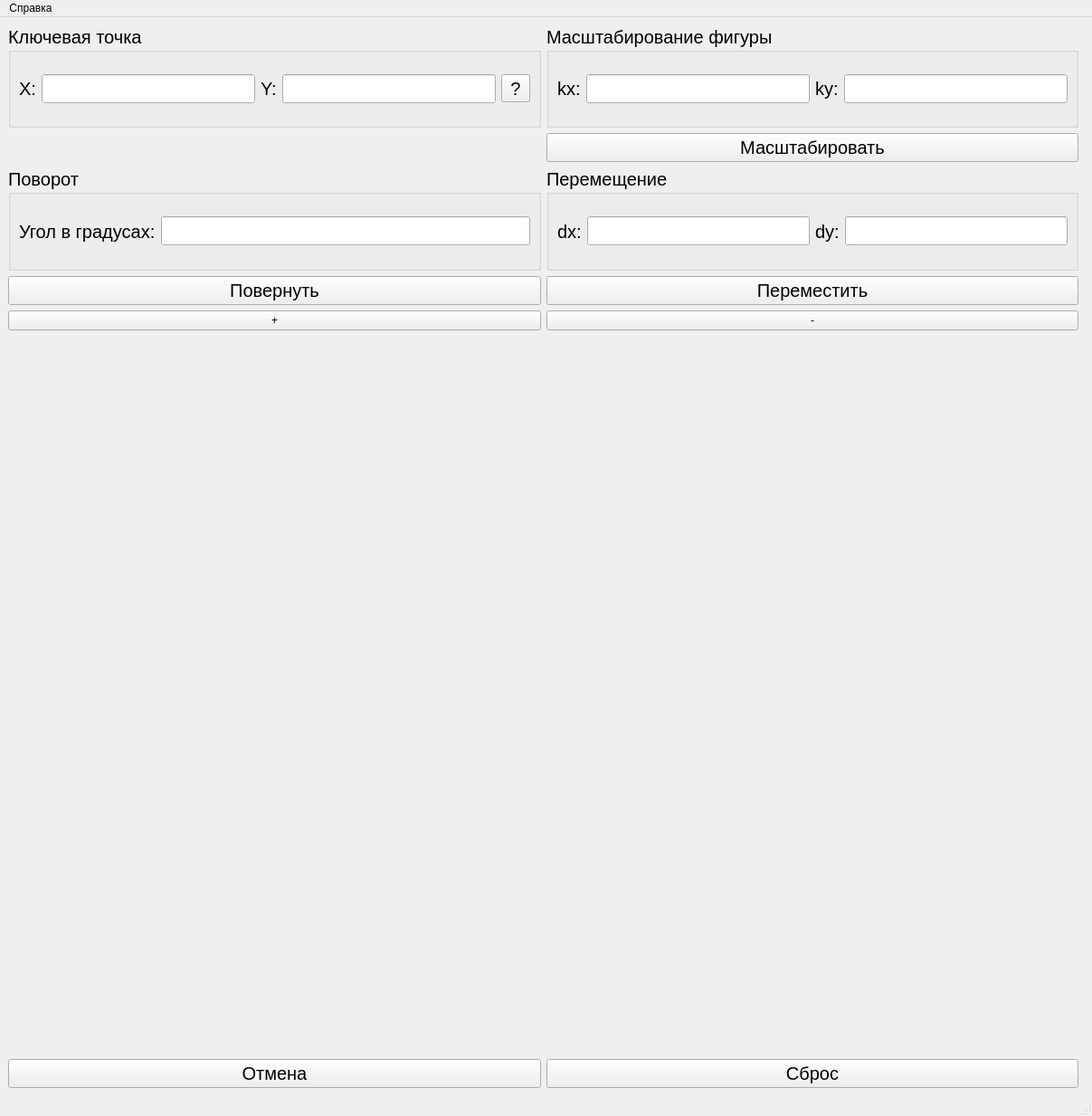
<?xml version="1.0" encoding="UTF-8"?>
<ui version="4.0">
 <class>MainWindow</class>
 <widget class="QMainWindow" name="MainWindow">
  <property name="geometry">
   <rect>
    <x>0</x>
    <y>0</y>
    <width>1207</width>
    <height>1233</height>
   </rect>
  </property>
  <property name="windowTitle">
   <string>MainWindow</string>
  </property>
  <widget class="QWidget" name="centralwidget">
   <layout class="QGridLayout" name="gridLayout">
    <item row="5" column="0">
     <widget class="QGroupBox" name="turnGroupBox">
      <property name="font">
       <font>
        <pointsize>15</pointsize>
       </font>
      </property>
      <property name="title">
       <string>Поворот</string>
      </property>
      <layout class="QHBoxLayout" name="horizontalLayout_2">
       <item>
        <widget class="QLabel" name="label_14">
         <property name="text">
          <string>Угол в градусах:</string>
         </property>
        </widget>
       </item>
       <item>
        <widget class="QLineEdit" name="angleLineEdit"/>
       </item>
      </layout>
     </widget>
    </item>
    <item row="1" column="1">
     <widget class="QPushButton" name="scaleButton">
      <property name="font">
       <font>
        <pointsize>15</pointsize>
       </font>
      </property>
      <property name="text">
       <string>Масштабировать</string>
      </property>
     </widget>
    </item>
    <item row="0" column="1">
     <widget class="QGroupBox" name="scalegroupBox">
      <property name="font">
       <font>
        <pointsize>15</pointsize>
       </font>
      </property>
      <property name="title">
       <string>Масштабирование фигуры</string>
      </property>
      <layout class="QHBoxLayout" name="horizontalLayout_3">
       <item>
        <widget class="QLabel" name="label_15">
         <property name="text">
          <string>kx:</string>
         </property>
        </widget>
       </item>
       <item>
        <widget class="QLineEdit" name="kxLineEdit"/>
       </item>
       <item>
        <widget class="QLabel" name="label_16">
         <property name="text">
          <string>ky:</string>
         </property>
        </widget>
       </item>
       <item>
        <widget class="QLineEdit" name="kyLineEdit"/>
       </item>
      </layout>
     </widget>
    </item>
    <item row="6" column="1">
     <widget class="QPushButton" name="moveButton">
      <property name="font">
       <font>
        <pointsize>15</pointsize>
       </font>
      </property>
      <property name="text">
       <string>Переместить</string>
      </property>
     </widget>
    </item>
    <item row="6" column="0">
     <widget class="QPushButton" name="rotateButton">
      <property name="font">
       <font>
        <pointsize>15</pointsize>
       </font>
      </property>
      <property name="text">
       <string>Повернуть</string>
      </property>
      <property name="shortcut">
       <string>Ctrl+S</string>
      </property>
     </widget>
    </item>
    <item row="0" column="0">
     <widget class="QGroupBox" name="pointGroupBox">
      <property name="font">
       <font>
        <pointsize>15</pointsize>
       </font>
      </property>
      <property name="title">
       <string>Ключевая точка</string>
      </property>
      <layout class="QHBoxLayout" name="horizontalLayout">
       <item>
        <widget class="QLabel" name="label_3">
         <property name="text">
          <string>X:</string>
         </property>
        </widget>
       </item>
       <item>
        <widget class="QLineEdit" name="xLineEdit">
         <property name="autoFillBackground">
          <bool>true</bool>
         </property>
         <property name="text">
          <string/>
         </property>
         <property name="dragEnabled">
          <bool>false</bool>
         </property>
        </widget>
       </item>
       <item>
        <widget class="QLabel" name="label_4">
         <property name="text">
          <string>Y:</string>
         </property>
        </widget>
       </item>
       <item>
        <widget class="QLineEdit" name="yLineEdit"/>
       </item>
       <item>
        <widget class="QToolButton" name="pointButton">
         <property name="text">
          <string>?</string>
         </property>
         <property name="shortcut">
          <string>Ctrl+7</string>
         </property>
        </widget>
       </item>
      </layout>
     </widget>
    </item>
    <item row="15" column="0">
     <widget class="QPushButton" name="cancelButton">
      <property name="font">
       <font>
        <pointsize>15</pointsize>
       </font>
      </property>
      <property name="text">
       <string>Отмена</string>
      </property>
      <property name="shortcut">
       <string>Ctrl+Z</string>
      </property>
     </widget>
    </item>
    <item row="5" column="1">
     <widget class="QGroupBox" name="moveGroupBox">
      <property name="font">
       <font>
        <pointsize>15</pointsize>
       </font>
      </property>
      <property name="title">
       <string>Перемещение</string>
      </property>
      <layout class="QHBoxLayout" name="horizontalLayout_4">
       <item>
        <widget class="QLabel" name="label_17">
         <property name="text">
          <string>dx:</string>
         </property>
        </widget>
       </item>
       <item>
        <widget class="QLineEdit" name="dxLineEdit"/>
       </item>
       <item>
        <widget class="QLabel" name="label_18">
         <property name="text">
          <string>dy:</string>
         </property>
        </widget>
       </item>
       <item>
        <widget class="QLineEdit" name="dyLineEdit"/>
       </item>
      </layout>
     </widget>
    </item>
    <item row="8" column="0" rowspan="7" colspan="3">
     <widget class="QWidget" name="canvasWidget" native="true"/>
    </item>
    <item row="15" column="1">
     <widget class="QPushButton" name="restartButton">
      <property name="font">
       <font>
        <pointsize>15</pointsize>
       </font>
      </property>
      <property name="text">
       <string>Сброс</string>
      </property>
      <property name="shortcut">
       <string>Ctrl+R</string>
      </property>
     </widget>
    </item>
    <item row="7" column="0">
     <widget class="QPushButton" name="plusButton">
      <property name="text">
       <string>+</string>
      </property>
      <property name="shortcut">
       <string>Ctrl+=</string>
      </property>
     </widget>
    </item>
    <item row="7" column="1">
     <widget class="QPushButton" name="minusButton">
      <property name="text">
       <string>-</string>
      </property>
      <property name="shortcut">
       <string>Ctrl+-</string>
      </property>
     </widget>
    </item>
   </layout>
  </widget>
  <widget class="QMenuBar" name="menubar">
   <property name="geometry">
    <rect>
     <x>0</x>
     <y>0</y>
     <width>1207</width>
     <height>25</height>
    </rect>
   </property>
   <widget class="QMenu" name="menu">
    <property name="font">
     <font>
      <pointsize>15</pointsize>
     </font>
    </property>
    <property name="title">
     <string>Справка</string>
    </property>
    <addaction name="authorInfo"/>
    <addaction name="progInfo"/>
    <addaction name="separator"/>
    <addaction name="exit"/>
   </widget>
   <addaction name="menu"/>
  </widget>
  <widget class="QStatusBar" name="statusbar"/>
  <action name="authorInfo">
   <property name="text">
    <string>Об авторе</string>
   </property>
   <property name="font">
    <font>
     <pointsize>15</pointsize>
    </font>
   </property>
  </action>
  <action name="progInfo">
   <property name="text">
    <string>О программе</string>
   </property>
   <property name="font">
    <font>
     <pointsize>15</pointsize>
    </font>
   </property>
  </action>
  <action name="exit">
   <property name="text">
    <string>Выход</string>
   </property>
   <property name="font">
    <font>
     <pointsize>15</pointsize>
    </font>
   </property>
   <property name="shortcut">
    <string>Ctrl+E</string>
   </property>
  </action>
 </widget>
 <resources/>
 <connections/>
</ui>
